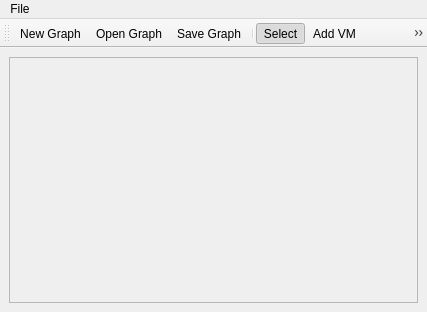
<?xml version="1.0" encoding="UTF-8"?>
<ui version="4.0">
 <class>DemandGraphEditor</class>
 <widget class="QMainWindow" name="DemandGraphEditor">
  <property name="windowModality">
   <enum>Qt::ApplicationModal</enum>
  </property>
  <property name="geometry">
   <rect>
    <x>0</x>
    <y>0</y>
    <width>427</width>
    <height>312</height>
   </rect>
  </property>
  <property name="windowTitle">
   <string>Demand Graph Editor</string>
  </property>
  <property name="windowIcon">
   <iconset resource="resources.qrc">
    <normaloff>:/pics/pics/graph.png</normaloff>:/pics/pics/graph.png</iconset>
  </property>
  <property name="styleSheet">
   <string notr="true">QWidget, QMenuBar::item {
	background-color: qlineargradient(x1: 0, y1: 0, x2: 0, y2: 1,
                                      stop: 0 #c5d8ef, stop: 1 #89a5c3);
}

QLabel, QSlider {
	background-color: transparent;
}</string>
  </property>
  <widget class="QWidget" name="centralwidget">
   <layout class="QVBoxLayout" name="verticalLayout">
    <item>
     <layout class="QHBoxLayout" name="horizontalLayout">
      <item>
       <widget class="QScrollArea" name="graphArea">
        <property name="widgetResizable">
         <bool>false</bool>
        </property>
        <widget class="QWidget" name="scrollAreaWidgetContents">
         <property name="geometry">
          <rect>
           <x>0</x>
           <y>0</y>
           <width>398</width>
           <height>230</height>
          </rect>
         </property>
        </widget>
       </widget>
      </item>
     </layout>
    </item>
   </layout>
  </widget>
  <widget class="QMenuBar" name="menubar">
   <property name="geometry">
    <rect>
     <x>0</x>
     <y>0</y>
     <width>427</width>
     <height>20</height>
    </rect>
   </property>
   <widget class="QMenu" name="menuFile">
    <property name="title">
     <string>File</string>
    </property>
    <addaction name="actionNew_System"/>
    <addaction name="actionOpen_System"/>
    <addaction name="actionSave_System"/>
    <addaction name="actionSave_System_As"/>
    <addaction name="actionExit"/>
   </widget>
   <addaction name="menuFile"/>
  </widget>
  <widget class="QToolBar" name="toolBar">
   <property name="windowTitle">
    <string>toolBar</string>
   </property>
   <attribute name="toolBarArea">
    <enum>TopToolBarArea</enum>
   </attribute>
   <attribute name="toolBarBreak">
    <bool>false</bool>
   </attribute>
   <addaction name="actionNew_System"/>
   <addaction name="actionOpen_System"/>
   <addaction name="actionSave_System"/>
   <addaction name="separator"/>
   <addaction name="actionSelect"/>
   <addaction name="actionVM"/>
   <addaction name="actionDemandStorage"/>
   <addaction name="actionEdge"/>
  </widget>
  <action name="actionSelect">
   <property name="checkable">
    <bool>true</bool>
   </property>
   <property name="checked">
    <bool>true</bool>
   </property>
   <property name="icon">
    <iconset resource="resources.qrc">
     <normaloff>:/pics/pics/select.png</normaloff>:/pics/pics/select.png</iconset>
   </property>
   <property name="text">
    <string>Select</string>
   </property>
   <property name="shortcut">
    <string>Alt+1</string>
   </property>
  </action>
  <action name="actionVM">
   <property name="checkable">
    <bool>true</bool>
   </property>
   <property name="icon">
    <iconset resource="resources.qrc">
     <normaloff>:/pics/pics/computer.png</normaloff>:/pics/pics/computer.png</iconset>
   </property>
   <property name="text">
    <string>Add VM</string>
   </property>
   <property name="toolTip">
    <string>Add VM</string>
   </property>
   <property name="shortcut">
    <string>Alt+2</string>
   </property>
  </action>
  <action name="actionEdge">
   <property name="checkable">
    <bool>true</bool>
   </property>
   <property name="icon">
    <iconset resource="resources.qrc">
     <normaloff>:/pics/pics/edge.png</normaloff>:/pics/pics/edge.png</iconset>
   </property>
   <property name="text">
    <string>Add Link</string>
   </property>
   <property name="toolTip">
    <string>Add Link</string>
   </property>
   <property name="shortcut">
    <string>Alt+3</string>
   </property>
  </action>
  <action name="actionNew_System">
   <property name="icon">
    <iconset resource="resources.qrc">
     <normaloff>:/pics/pics/page.png</normaloff>:/pics/pics/page.png</iconset>
   </property>
   <property name="text">
    <string>New Graph</string>
   </property>
   <property name="shortcut">
    <string>Ctrl+N</string>
   </property>
  </action>
  <action name="actionOpen_System">
   <property name="icon">
    <iconset resource="resources.qrc">
     <normaloff>:/pics/pics/folder.png</normaloff>:/pics/pics/folder.png</iconset>
   </property>
   <property name="text">
    <string>Open Graph</string>
   </property>
   <property name="shortcut">
    <string>Ctrl+O</string>
   </property>
  </action>
  <action name="actionSave_System">
   <property name="icon">
    <iconset resource="resources.qrc">
     <normaloff>:/pics/pics/cd.png</normaloff>:/pics/pics/cd.png</iconset>
   </property>
   <property name="text">
    <string>Save Graph</string>
   </property>
   <property name="shortcut">
    <string>Ctrl+S</string>
   </property>
  </action>
  <action name="actionSave_System_As">
   <property name="text">
    <string>Save Graph As...</string>
   </property>
   <property name="shortcut">
    <string>Ctrl+Shift+S</string>
   </property>
  </action>
  <action name="actionExit">
   <property name="text">
    <string>Exit</string>
   </property>
   <property name="shortcut">
    <string>Ctrl+X</string>
   </property>
  </action>
  <action name="actionDemandStorage">
   <property name="checkable">
    <bool>true</bool>
   </property>
   <property name="icon">
    <iconset resource="resources.qrc">
     <normaloff>:/pics/pics/storage.png</normaloff>:/pics/pics/storage.png</iconset>
   </property>
   <property name="text">
    <string>Add Storage</string>
   </property>
   <property name="toolTip">
    <string>Add Storage</string>
   </property>
   <property name="shortcut">
    <string>Alt+4</string>
   </property>
  </action>
 </widget>
 <resources>
  <include location="resources.qrc"/>
 </resources>
 <connections>
  <connection>
   <sender>actionSelect</sender>
   <signal>triggered()</signal>
   <receiver>DemandGraphEditor</receiver>
   <slot>toggleSelect()</slot>
   <hints>
    <hint type="sourcelabel">
     <x>-1</x>
     <y>-1</y>
    </hint>
    <hint type="destinationlabel">
     <x>209</x>
     <y>165</y>
    </hint>
   </hints>
  </connection>
  <connection>
   <sender>actionVM</sender>
   <signal>triggered()</signal>
   <receiver>DemandGraphEditor</receiver>
   <slot>toggleVM()</slot>
   <hints>
    <hint type="sourcelabel">
     <x>-1</x>
     <y>-1</y>
    </hint>
    <hint type="destinationlabel">
     <x>209</x>
     <y>165</y>
    </hint>
   </hints>
  </connection>
  <connection>
   <sender>actionEdge</sender>
   <signal>triggered()</signal>
   <receiver>DemandGraphEditor</receiver>
   <slot>toggleEdge()</slot>
   <hints>
    <hint type="sourcelabel">
     <x>-1</x>
     <y>-1</y>
    </hint>
    <hint type="destinationlabel">
     <x>209</x>
     <y>165</y>
    </hint>
   </hints>
  </connection>
  <connection>
   <sender>actionNew_System</sender>
   <signal>triggered()</signal>
   <receiver>DemandGraphEditor</receiver>
   <slot>New()</slot>
   <hints>
    <hint type="sourcelabel">
     <x>-1</x>
     <y>-1</y>
    </hint>
    <hint type="destinationlabel">
     <x>209</x>
     <y>165</y>
    </hint>
   </hints>
  </connection>
  <connection>
   <sender>actionOpen_System</sender>
   <signal>triggered()</signal>
   <receiver>DemandGraphEditor</receiver>
   <slot>Open()</slot>
   <hints>
    <hint type="sourcelabel">
     <x>-1</x>
     <y>-1</y>
    </hint>
    <hint type="destinationlabel">
     <x>209</x>
     <y>165</y>
    </hint>
   </hints>
  </connection>
  <connection>
   <sender>actionSave_System</sender>
   <signal>triggered()</signal>
   <receiver>DemandGraphEditor</receiver>
   <slot>Save()</slot>
   <hints>
    <hint type="sourcelabel">
     <x>-1</x>
     <y>-1</y>
    </hint>
    <hint type="destinationlabel">
     <x>209</x>
     <y>165</y>
    </hint>
   </hints>
  </connection>
  <connection>
   <sender>actionSave_System_As</sender>
   <signal>triggered()</signal>
   <receiver>DemandGraphEditor</receiver>
   <slot>SaveAs()</slot>
   <hints>
    <hint type="sourcelabel">
     <x>-1</x>
     <y>-1</y>
    </hint>
    <hint type="destinationlabel">
     <x>209</x>
     <y>165</y>
    </hint>
   </hints>
  </connection>
  <connection>
   <sender>actionExit</sender>
   <signal>triggered()</signal>
   <receiver>DemandGraphEditor</receiver>
   <slot>close()</slot>
   <hints>
    <hint type="sourcelabel">
     <x>-1</x>
     <y>-1</y>
    </hint>
    <hint type="destinationlabel">
     <x>209</x>
     <y>165</y>
    </hint>
   </hints>
  </connection>
  <connection>
   <sender>actionDemandStorage</sender>
   <signal>triggered()</signal>
   <receiver>DemandGraphEditor</receiver>
   <slot>toggleDemandStorage()</slot>
   <hints>
    <hint type="sourcelabel">
     <x>-1</x>
     <y>-1</y>
    </hint>
    <hint type="destinationlabel">
     <x>213</x>
     <y>155</y>
    </hint>
   </hints>
  </connection>
 </connections>
 <slots>
  <slot>toggleSelect()</slot>
  <slot>toggleVM()</slot>
  <slot>toggleEdge()</slot>
  <slot>New()</slot>
  <slot>Open()</slot>
  <slot>Save()</slot>
  <slot>SaveAs()</slot>
  <slot>toggleDemandStorage()</slot>
 </slots>
</ui>
